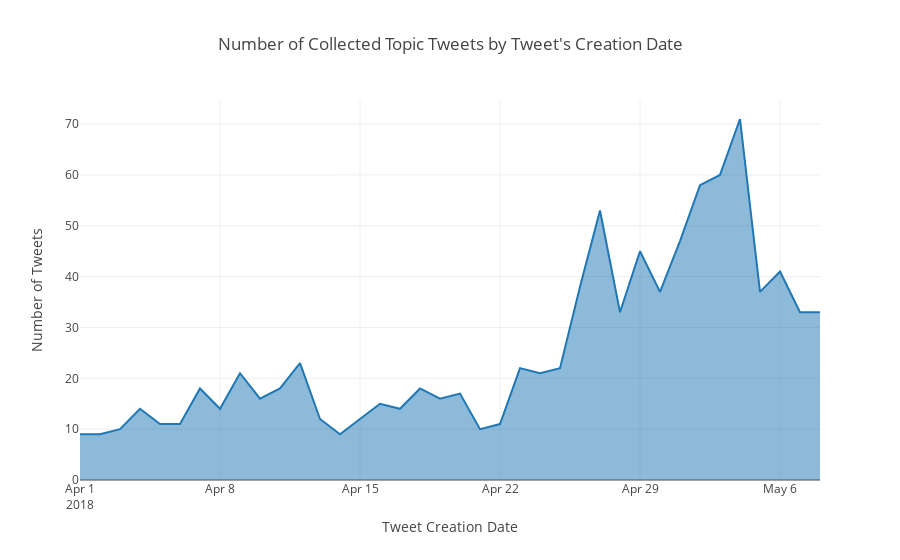

The notebook cell this image was saved under:
### Code cell
trace = go.Scatter(
    x=plot_df.index.values,
    y=plot_df.values.ravel(),
    fill='tozeroy'
)
layout = go.Layout(title='Number of Collected Topic Tweets by Tweet\'s Creation Date',
                   xaxis=dict(title='Tweet Creation Date'),
                    yaxis=dict(title='Number of Tweets'),)
fig = go.Figure(data=[trace], layout=layout)
plotly.offline.iplot(fig,filename='basic-area')

### Figure 1 — Plotly figure (JSON) as saved in the notebook; plotly's stock layout.template omitted (floating-point values rounded to 4 significant figures)
{"data": [{"fill": "tozeroy", "type": "scatter", "x": ["2018-04-01", "2018-04-02", "2018-04-03", "2018-04-04", "2018-04-05", "2018-04-06", "2018-04-07", "2018-04-08", "2018-04-09", "2018-04-10", "2018-04-11", "2018-04-12", "2018-04-13", "2018-04-14", "2018-04-15", "2018-04-16", "2018-04-17", "2018-04-18", "2018-04-19", "2018-04-20", "2018-04-21", "2018-04-22", "2018-04-23", "2018-04-24", "2018-04-25", "2018-04-26", "2018-04-27", "2018-04-28", "2018-04-29", "2018-04-30", "2018-05-01", "2018-05-02", "2018-05-03", "2018-05-04", "2018-05-05", "2018-05-06", "2018-05-07", "2018-05-08"], "y": [9, 9, 10, 14, 11, 11, 18, 14, 21, 16, 18, 23, 12, 9, 12, 15, 14, 18, 16, 17, 10, 11, 22, 21, 22, 38, 53, 33, 45, 37, 47, 58, 60, 71, 37, 41, 33, 33]}], "layout": {"title": "Number of Collected Topic Tweets by Tweet's Creation Date", "xaxis": {"title": "Tweet Creation Date"}, "yaxis": {"title": "Number of Tweets"}}}
